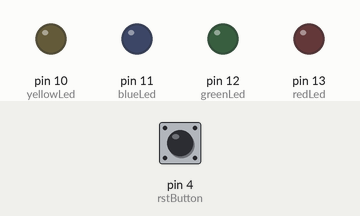
A sketch run on a simulated Arduino Uno, built with avr-gcc and run on an emulated ATmega328P. Parts: output pins drawn as LEDs (lit = HIGH). Dashed ring = blinking. Inputs (shaded band) come from the test bench; at power-on: pin 4 (rstButton) LOW. Random numbers use the default seed unless the sketch sets one.

Above: at 1.2 s.
1.3 s: pin 4 (rstButton) pulled HIGH for 0.15 s
At 2.0 s:
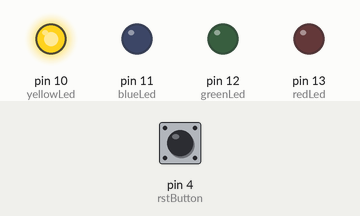
At 4.1 s:
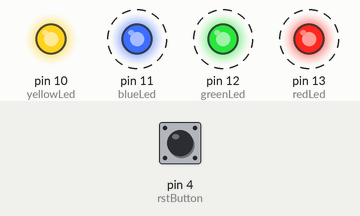
Timing chart, 0 to 7.8 s (numbered marks = the images above; inputs shaded):
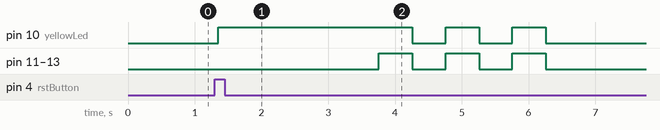

The sketch:

Knightrider.ino
```cpp
/* Whack a Mole  */

int redLed = 13;
int greenLed = 12;                 // declare each io here
int blueLed = 11;
int yellowLed = 10;

int buzzer = 9;

int redButton = 8;
int greenButton = 7;
int blueButton = 6;
int yellowButton = 5;

int rstButton = 4;

// 3,2,1 and 0 are all available

// Variables for debouncing

int buttonState;             // the current reading from the input pin
int lastButtonState = LOW;   // the previous reading from the input pin

unsigned long lastDebounceTime = 0;  // the last time the output pin was toggled
unsigned long debounceDelay = 50;    // the debounce time; increase if the output flickers

// Global variables
int randColour = 2;

void setup(){                 // this sets all the pins as outputs/inputs
  pinMode(redLed, OUTPUT);
  pinMode(greenLed, OUTPUT);
  pinMode(blueLed, OUTPUT);
  pinMode(yellowLed, OUTPUT);

  pinMode(redButton, INPUT);
  pinMode(greenButton, INPUT);
  pinMode(blueButton,INPUT);
  pinMode(yellowButton, INPUT);

  pinMode(rstButton,INPUT);
}

void waitButton(int button){

  int buttonPress = 0;
  while (buttonPress == 0){
    int reading = digitalRead(button);

    if (reading != lastButtonState) {
      lastDebounceTime = millis();
    }

    if ((millis() - lastDebounceTime) > debounceDelay) {

      if (reading != buttonState) {
        buttonState = reading;

        if (buttonState == HIGH) {
          buttonPress = 1;
        }
      }
    }

    lastButtonState = reading;
  }
  return;


}

int selectLed(){
  randColour = random(0,3);
  int colour;
  switch(randColour){
    case '0' :
      colour = redLed;
      break;
    case '1' :
      colour = greenLed;
      break;
    case '2' :
      colour = blueLed;
      break;
    default:
      colour = yellowLed;
      break;
  }
  return colour;
}

void flashLed(int led){

    digitalWrite(led, HIGH);

    for(int i = 0; i < 75; i++){
      //this is where the real stuff happens
      delay(2);
    }

    digitalWrite(led, LOW);
    return;
  }

int runGame(){
  int led, score;
  score = 0;

  for(int i = 0; i < 16; i++){
    led = selectLed();
    flashLed(led);
  }

  //checkButton(colour)
  //incrementScore
  score += 1;
  return score;
}

void endSeq(){
  for(int i = 0; i < 3; i++){
    digitalWrite(redLed, HIGH);
    digitalWrite(greenLed, HIGH);
    digitalWrite(blueLed, HIGH);
    digitalWrite(yellowLed, HIGH);

    delay(500);

    digitalWrite(redLed, LOW);
    digitalWrite(greenLed, LOW);
    digitalWrite(blueLed, LOW);
    digitalWrite(yellowLed, LOW);

    delay(500);
  }
  //flash all leds together 3 times
  //play a sound on the buzzer
  //tone()
  return;
}

void displayScore(){
  //take score from incrementScore
  //convert it to binary
  //save each bit
  //drive each led with each bit
  return;

}

void loop() {

   waitButton(rstButton);
   runGame();
   endSeq();
   displayScore();

}
```

Measured:
- after the input at 1.3 s, pin 10 (yellowLed): LOW → HIGH after 0.05 s, then repeats every 1.0 s: LOW 0.50 s, HIGH 0.50 s, until it stays LOW from 6.3 s; pin 11 (blueLed), pin 12 (greenLed), pin 13 (redLed): alternates HIGH for 0.50 s and LOW for 0.50 s, 6 changes in all, then stays LOW, starting after 2.5 s
